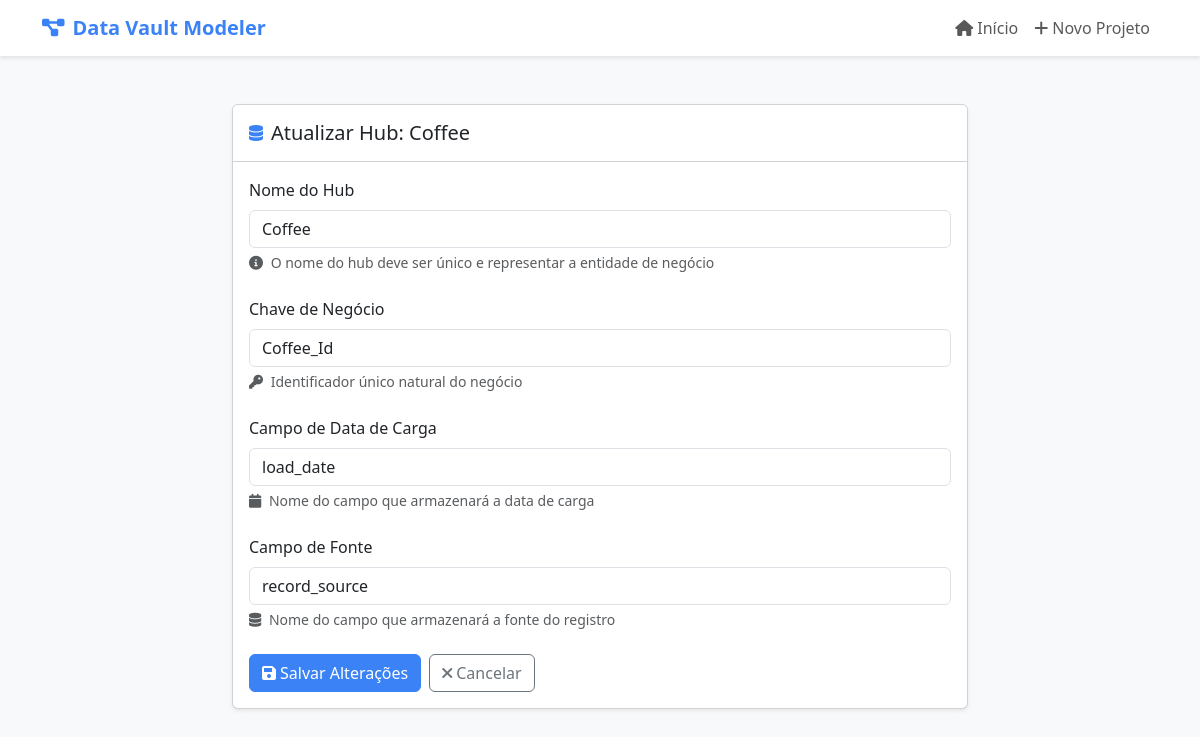
The app's page /hub/1/edit/ with its own data.
### modeler/models.py (models this page shows, shortened)
class Hub(models.Model):
    project = models.ForeignKey(Project, on_delete=models.CASCADE, related_name='hubs')
    name = models.CharField(max_length=100)
    business_key = models.CharField(max_length=100)
    load_date = models.CharField(max_length=100, default='load_date')
    record_source = models.CharField(max_length=100, default='record_source')

### modeler/views.py (the view)
# urls.py: path('hub/<int:pk>/edit/', views.update_hub, name='update_hub'),
def update_hub(request, pk):
    hub = get_object_or_404(Hub, pk=pk)
    if request.method == 'POST':
        form = HubForm(request.POST, instance=hub)
        if form.is_valid():
            hub = form.save()
            messages.success(request, 'Hub atualizado com sucesso!')
            return redirect('project_detail', pk=hub.project.pk)
        else:
            messages.error(request, 'Por favor, corrija os erros no formulário.')
    else:
        form = HubForm(instance=hub)
    return render(request, 'modeler/update_hub.html', {'form': form, 'hub': hub})

### modeler/forms.py
class HubForm(forms.ModelForm):
    class Meta:
        model = Hub
        fields = ['project', 'name', 'business_key', 'load_date', 'record_source']
        widgets = {
            'project': forms.HiddenInput(),
            'name': forms.TextInput(attrs={'class': 'form-control'}),
            'business_key': forms.TextInput(attrs={'class': 'form-control'}),
            'load_date': forms.TextInput(attrs={'class': 'form-control'}),
            'record_source': forms.TextInput(attrs={'class': 'form-control'})
        }

### modeler/templates/modeler/update_hub.html (shortened to what this page needs)
{% extends "modeler/base.html" %}
{% block content %}
<div class="container py-4">
    <div class="row">
        <div class="col-lg-8 mx-auto">
            <div class="card shadow-sm">
                <div class="card-header bg-white py-3">
                    <div class="d-flex align-items-center">
                        <i class="fas fa-database text-primary me-2"></i>
                        <h3 class="card-title h5 mb-0">Atualizar Hub: {{ hub.name }}</h3>
                    </div>
                </div>
                <div class="card-body">
                    <form method="post" class="needs-validation" novalidate>
                        <div class="mb-4">
                            <label for="{{ form.name.id_for_label }}" class="form-label">Nome do Hub</label>
                            {{ form.name }}
                            <div class="form-text text-muted">
                                <i class="fas fa-info-circle me-1"></i>
                                O nome do hub deve ser único e representar a entidade de negócio
                            </div>
                        </div>
                        <div class="mb-4">
                            <label for="{{ form.business_key.id_for_label }}" class="form-label">Chave de Negócio</label>
                            {{ form.business_key }}
                            <div class="form-text text-muted">
                                <i class="fas fa-key me-1"></i>
                                Identificador único natural do negócio
                            </div>
                        </div>
                        <div class="mb-4">
                            <label for="{{ form.load_date.id_for_label }}" class="form-label">Campo de Data de Carga</label>
                            {{ form.load_date }}
                            <div class="form-text text-muted">
                                <i class="fas fa-calendar me-1"></i>
                                Nome do campo que armazenará a data de carga
                            </div>
                        </div>
                        <div class="mb-4">
                            <label for="{{ form.record_source.id_for_label }}" class="form-label">Campo de Fonte</label>
                            {{ form.record_source }}
                            <div class="form-text text-muted">
                                <i class="fas fa-database me-1"></i>
                                Nome do campo que armazenará a fonte do registro
                            </div>
                        </div>
                        <div class="d-flex gap-2">
                            <button type="submit" class="btn btn-primary">
                                <i class="fas fa-save me-1"></i>Salvar Alterações
                            </button>
                            <a href="{% url 'project_detail' hub.project.pk %}" class="btn btn-outline-secondary">
                                <i class="fas fa-times me-1"></i>Cancelar
                            </a>
                        </div>
                    </form>
                </div>
            </div>
        </div>
    </div>
</div>
{% endblock %}

### modeler/templates/modeler/base.html (style rules this page uses)
:root { --bs-primary: #3b82f6; --bs-primary-rgb: 59, 130, 246; }
body { background-color: #f8f9fa; font-family: system-ui, -apple-system, "Segoe UI", Roboto, "Helvetica Neue", Arial, sans-serif; }
.card { transition: transform 0.2s, box-shadow 0.2s; }
.btn-primary { background-color: var(--bs-primary); border-color: var(--bs-primary); }
.text-primary { color: var(--bs-primary) !important; }

### records on screen
Hub: name "Coffee", business_key "Coffee_Id", load_date "load_date", record_source "record_source"
